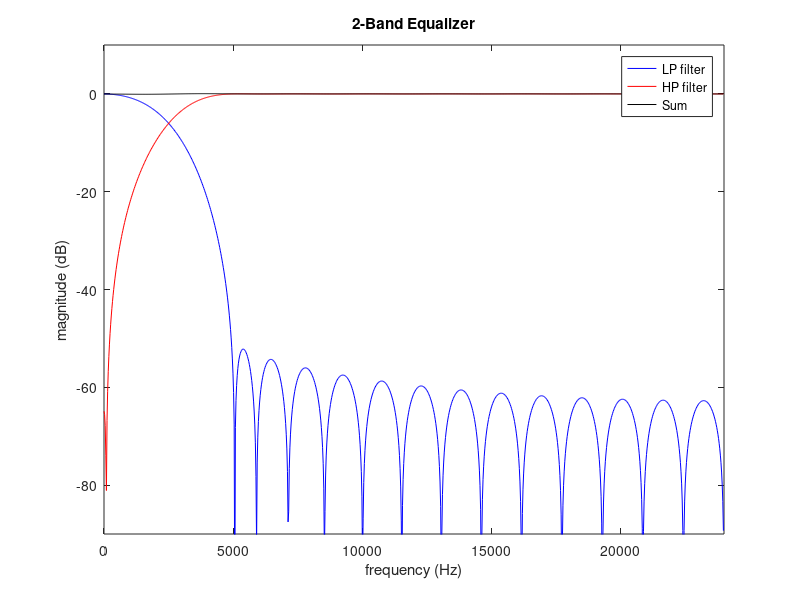

This chart was generated by the following MATLAB code:
%//////////////////////////////////////////////////////////////////////
%/ Welch, Wright, & Morrow, 
%/ Real-time Digital Signal Processing, 2005
%/
%/ 2-band equalizer design
%/
%//////////////////////////////////////////////////////////////////////


Nfft = 1024;
Fs = 48000;
load('equalizerDesign');

[Hlp, f] = freqz(Blp, 1, Nfft, Fs);
[Hhp, f] = freqz(Bhp, 1, Nfft, Fs);

figure(1)
plot(f, 20*log10(abs(Hlp)), 'b')
hold on
plot(f, 20*log10(abs(Hhp)), 'r')
plot(f, 20*log10(abs(Hlp + Hhp)), 'k')
hold off
axis([0 Fs/2 -90 10])
title('2-Band Equalizer')
ylabel('magnitude (dB)')
xlabel('frequency (Hz)')
legend('LP filter', 'HP filter', 'Sum')
